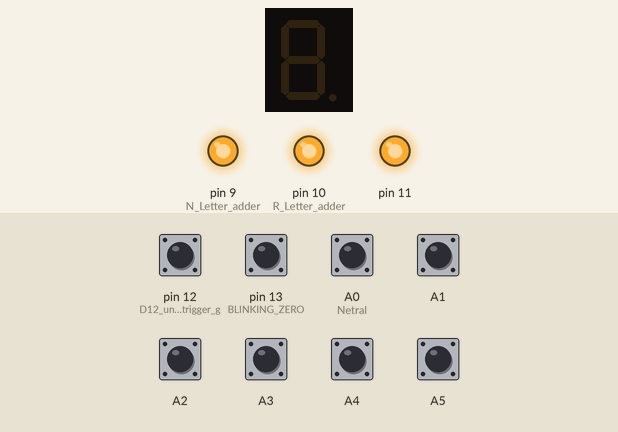
The sketch below on a simulated Arduino Uno, built with avr-gcc and run on an emulated ATmega328P. On the bench: 1-digit seven-segment display, output pins drawn as LEDs (lit = HIGH). Wiring (inferred from the names in the program): 1-digit 7-segment display, segments lit when LOW: segments pin 2, pin 3, pin 4, pin 5, pin 6, pin 7, pin 8. The inputs (shaded band) are chosen by the test bench; at power-on: A0 (Netral), A1–5, pin 12 (D12_untuk_input_trigger_g), pin 13 (BLINKING_ZERO) HIGH. The segment pins are drawn as the display they are named for; pins used as bus, display or sensor lines are not drawn.

Above: at 1.2 s.
1.3 s: pin 13 (BLINKING_ZERO) pulled LOW for 1 s
At 1.36 s:
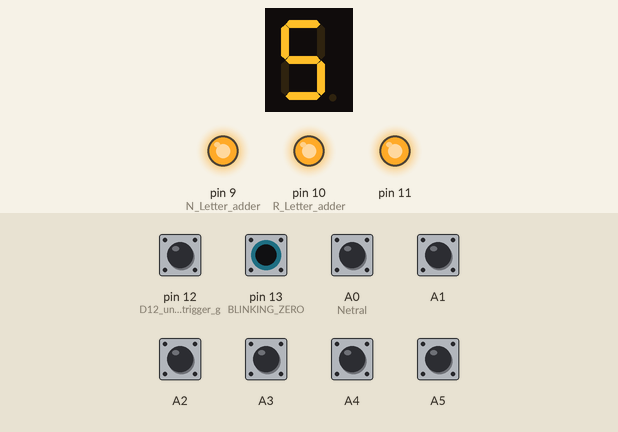
4.3 s: pin 12 (D12_untuk_input_trigger_g) pulled LOW for 0.15 s
At 4.38 s:
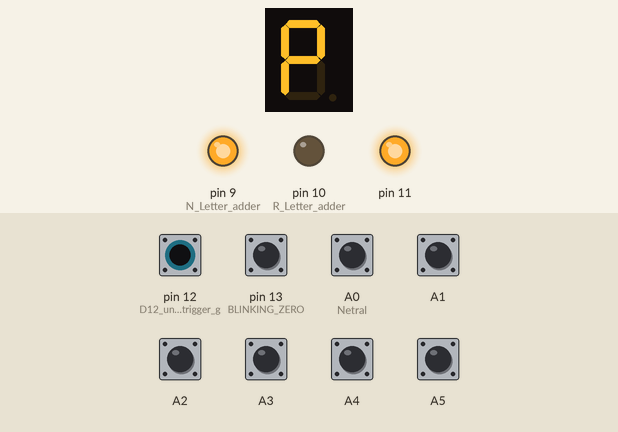
5.9 s: A0 (Netral) pulled LOW for 0.15 s
At 5.98 s:
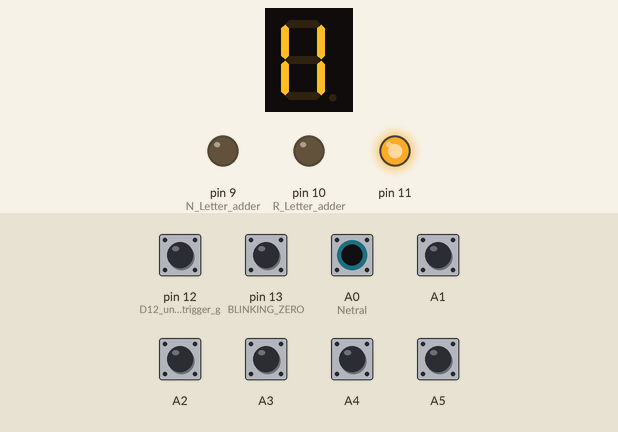
7.5 s: A1 pulled LOW for 0.15 s
At 7.59 s:
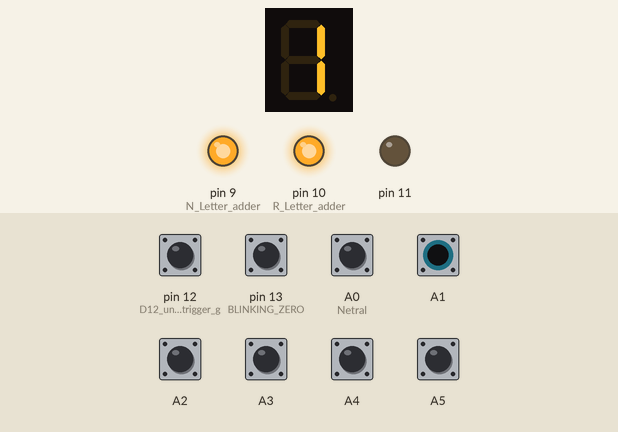
9.1 s: A2 pulled LOW for 0.15 s
At 9.19 s:
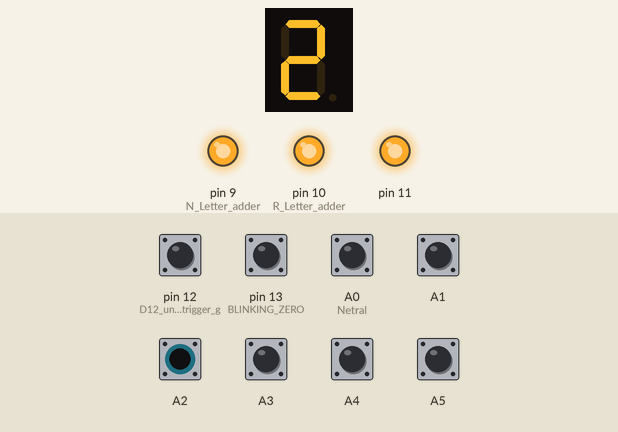
10.7 s: A3 pulled LOW for 0.15 s
At 10.79 s:
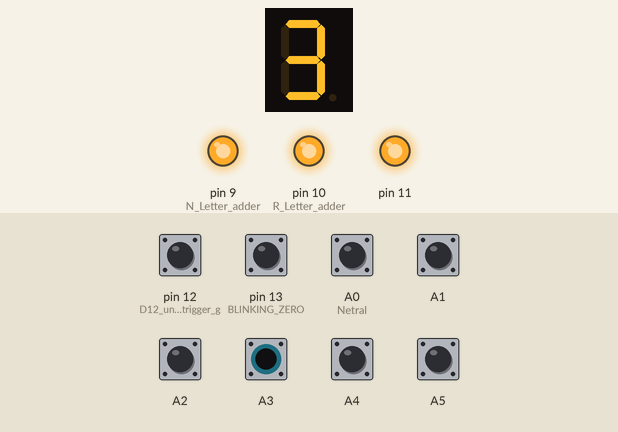
Timing chart, 0 to 13.3 s (numbered marks = the images above; inputs shaded):
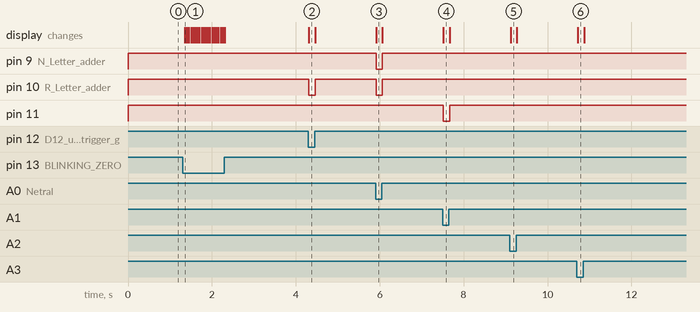

The sketch:

GearShift_indicator_16SEG_CA_MEGA8_SMD.ino
```cpp
/* inspired by 7-segment-display: playground2014.wordpress.com
 * original gear shift indicator design by George MACIU & Nicu FLORICA (niq_ro)
 * http://www.tehnic.go.ro/ & http://www.arduinotehniq.com/
 * http://nicuflorica.blogspot.ro/ & http://arduinotehniq.blogspot.com/
 * Original design is 7 segments, i want the display not only number but also character (only N and R)
 * then i modify the 16 segments to 14 segments
*/

byte digitArray[12][14] =  // {a,b,c,d,e,f,g}  // ASLINYA [12][7] =
 {                         // 12 adalah jumlah array, 14 adalah isi dalam setiap array
                           // isi setiap array adalah 14 logika digital untuk membentuk setiap digit N-1-2-3-4-5-R

 { 1,0,0,1,0,0,1,0,0,1,1,1,1,1, }, // = N     //{ 0,1,1,0,1,1,0,1,1,0,0,0,0,0, }, // ASLINYA UNTUK COMMON CATHODE
 { 1,0,0,1,1,1,1,1,1,0,1,1,1,1, }, // = 1     //{ 0,1,1,0,0,0,0,0,0,1,0,0,0,0, }, // LOGIKA DIBALIK AGAR ADI COMMON ANODE
 { 0,0,1,0,0,1,0,1,1,1,1,1,1,1, }, // = 2     //{ 1,1,0,1,1,0,1,0,0,0,0,0,0,0, },
 { 0,0,0,0,1,1,0,1,1,1,1,1,1,1, }, // = 3     //{ 1,1,1,1,0,0,1,0,0,0,0,0,0,0, },
 { 1,0,0,1,1,0,0,1,1,1,1,1,1,1, }, // = 4     //{ 0,1,1,0,0,1,1,0,0,0,0,0,0,0, },
 { 0,1,0,0,1,0,0,1,1,1,1,1,1,1, }, // = 5     //{ 1,0,1,1,0,1,1,0,0,0,0,0,0,0, },
 { 0,0,1,1,0,0,0,1,0,1,1,1,1,1, }, // = R     //{ 1,1,0,0,1,1,1,0,1,0,0,0,0,0, }, // *aslinya huruf P ditambah digit miring kaki R
 { 0,0,0,1,1,1,1,1,1,1,1,1,1,1, }, // = 7     //{ 1,1,1,0,0,0,0,0,0,0,0,0,0,0, }, // *digit 6-7-8-9-0 blinking tidak digunakan
 { 0,0,0,0,0,0,0,1,1,1,1,1,1,1, }, // = 8     //{ 1,1,1,1,1,1,1,0,0,0,0,0,0,0, }, // *biarin saja agar tidak banyak rubahan
 { 0,0,0,1,1,0,0,1,1,1,1,1,1,1, }, // = 9     //{ 1,1,1,0,0,1,1,0,0,0,0,0,0,0, }, // *di program
 { 1,1,1,1,1,1,1,1,1,1,1,1,1,1, }, // = off   //{ 0,0,0,0,0,0,0,0,0,0,0,0,0,0, }, // = off
 { 0,0,0,0,0,0,1,1,1,1,1,1,1,1, } // = "0"    //{ 1,1,1,1,1,1,0,0,0,0,0,0,0,0, }  // = ANGKA "0"
 };

int blinking = 0; //set integer untuk sub perintah blinking digit 0 ketika dipanggil

void setup() {

 pinMode(2, OUTPUT); // kingbrigth - a
 pinMode(3, OUTPUT); // kingbrigth - b
 pinMode(4, OUTPUT); // kingbrigth - c
 pinMode(5, OUTPUT); // kingbrigth - d
 pinMode(6, OUTPUT); // kingbrigth - e
 pinMode(7, OUTPUT); // kingbrigth - f
 pinMode(8, OUTPUT); // kingbrigth - g
 pinMode(9, OUTPUT); // N Letter adder  //logikanya menyalakan angka 11, nyalakan digit b-c-e-f-h-n
 pinMode(10,OUTPUT); // R Letter adder  //logikanya huruf P, kasih kaki, huruf P ditambah digit n, a-b-e-f-g-n
 pinMode(11,OUTPUT); // 1 Number adder  //logikanya menyalakan angka 1 ada hidungnya, nyalakan digit b-c-k

 pinMode(A0, INPUT); // Netral,   A0 sebagai input, untuk mentrigger huruf N, Posisi Netral
 pinMode(A1, INPUT); // 1st gear, A1
 pinMode(A2, INPUT); // 2nd gear, A2
 pinMode(A3, INPUT); // 3rd gear, A3
 pinMode(A4, INPUT); // 4rd gear, A4
 pinMode(A5, INPUT); // 5rd gear, A5
 pinMode(12, INPUT);  // D12 untuk input trigger gigi Reverse, untuk mentrigger huruf R
 pinMode(13, INPUT);  // BLINKING ZERO, optional blinking digit untuk tampilan gigi 5 high speed


digitalWrite(A0, HIGH); // pull-up the internal resistor
digitalWrite(A1, HIGH); // pull-up the internal resistor
digitalWrite(A2, HIGH); // pull-up the internal resistor
digitalWrite(A3, HIGH); // pull-up the internal resistor
digitalWrite(A4, HIGH); // pull-up the internal resistor
digitalWrite(A5, HIGH); // pull-up the internal resistor
digitalWrite(12, HIGH); // pull-up the internal resistor
digitalWrite(13, HIGH); // pull-up the internal resistor
}

// we define a function to display one digit
void setDigit(byte digit) {
 byte pin=2;
 for (byte i = 0; i < 14; ++i) {         // Aslinya <7 (7 segment), karena kita rubah ke 14 segment
 digitalWrite(pin, digitArray[digit][i]);
 ++pin;
 }
}

void loop() {

if (digitalRead(A0) == LOW) setDigit(0);  // NETRAL
else
if (digitalRead(A1) == LOW) setDigit(1);  // 1st gear
else
if (digitalRead(A2) == LOW) setDigit(2);  // 2nd gear
else
if (digitalRead(A3) == LOW) setDigit(3);  // 3rd gear
else
if (digitalRead(A4) == LOW) setDigit(4);  // 4rd gear
else
if (digitalRead(A5) == LOW) setDigit(5);  // 5rd gear
else
if (digitalRead(12)  == LOW) setDigit(6);   // REVERSE
else

// Fungsi untuk memanggil angka 5 berkedip, cara mengedipkan huruf 5
// ------------------------------------------------------------------------

if (digitalRead(13) == LOW)                // jika input DX pada logika LOW
{
if (blinking%2 == 1) setDigit(5);  // on, angka 5 berkedip akan menyala
else setDigit(10);                 // off, memanggil array baris ke 10, dimana semua logika adalah 0
}
else
setDigit(10);  // display off
delay(50);
blinking = blinking + 1;
}

/*
************** EOF 06-09-24 6:15 pm ************
* Order PCB ke PCBWay 22-09-2024
* 29 September 2024
* Mencoba mengkustom pin i/o untuk membebaskan D0& D1 sebagai serial monitor.
* input tambahan yaitu A6 & A7 TIDAK BISA DIPAKAI SEBAGAI DIGITAL I/O. HARUS SEBAGAI ADC INPUT SAJA
* Mengkustom D4,D5,D6,D7,D8,D9,D10,D11,D12,D13 sebagai OUTPUT DISPLAY, TIDAK BISA,
* JADINYA KACAU BALAU hasil Display outputnya;
* HASIL AKHIR KUSTOMISASI PIN GEAR INDIKATOR:
* PIN INPUT = A0,A1,A2,A3,A4,A5,D12,D13.
* PIN OUTPUT KE DISPLAY D3,D4,D5,D6,D7,D8,D9,D10,D11 (digit a,b,c,d,e,f,g,h,n.k).
* pin adder 7seg ke 14 seg = digit h-n-k(designasi digit pada 14seg, bukan 16seg).
* digit h = N adder
* digit n = R adder
* digit k = 1 adder
* 28 September 2024 = belanja material :
* Marnov Bandung = MCU ATMEGA8-PU @10 pcs, sensor A3144@50pcs.
* Eltec SBY = display 16 segment 1"@10pcs
* Toko Magnet jakbar = Neodium magnet 5x2mm
*/
```

Measured:
- after the input at 1.3 s, the display: changes after 0.05 s (image 1)
- after the input at 4.3 s, pin 10 (R_Letter_adder): HIGH → LOW at once, → HIGH 0.15 s later; the display: changes at once (image 2)
- after the input at 5.9 s, pin 9 (N_Letter_adder), pin 10 (R_Letter_adder): HIGH → LOW at once, → HIGH 0.15 s later; the display: changes at once (image 3)
- after the input at 7.5 s, pin 11: HIGH → LOW at once, → HIGH 0.15 s later; the display: changes at once (image 4)
- after the input at 9.1 s, the display: changes at once (image 5)
- after the input at 10.7 s, the display: changes at once (image 6)
